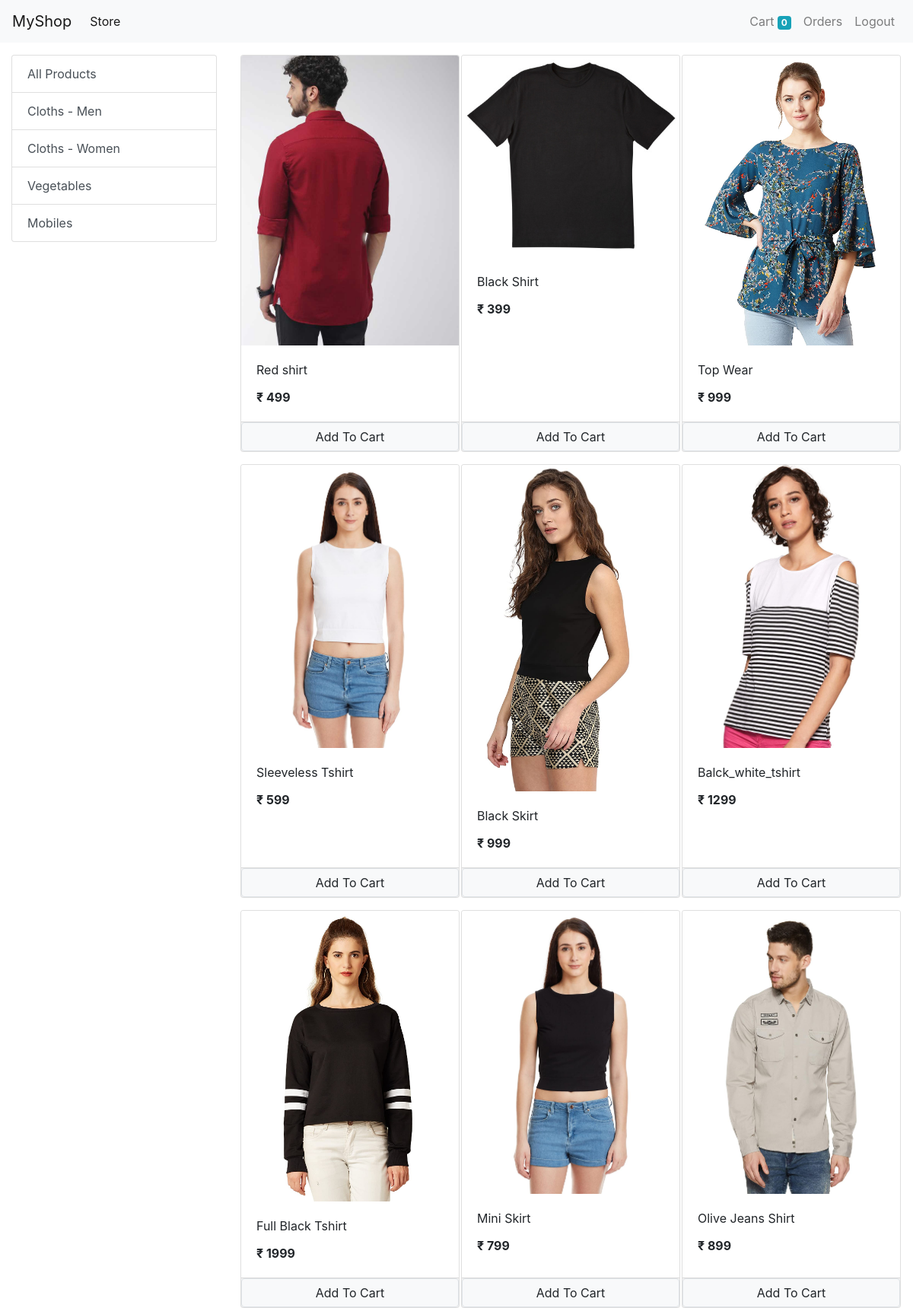
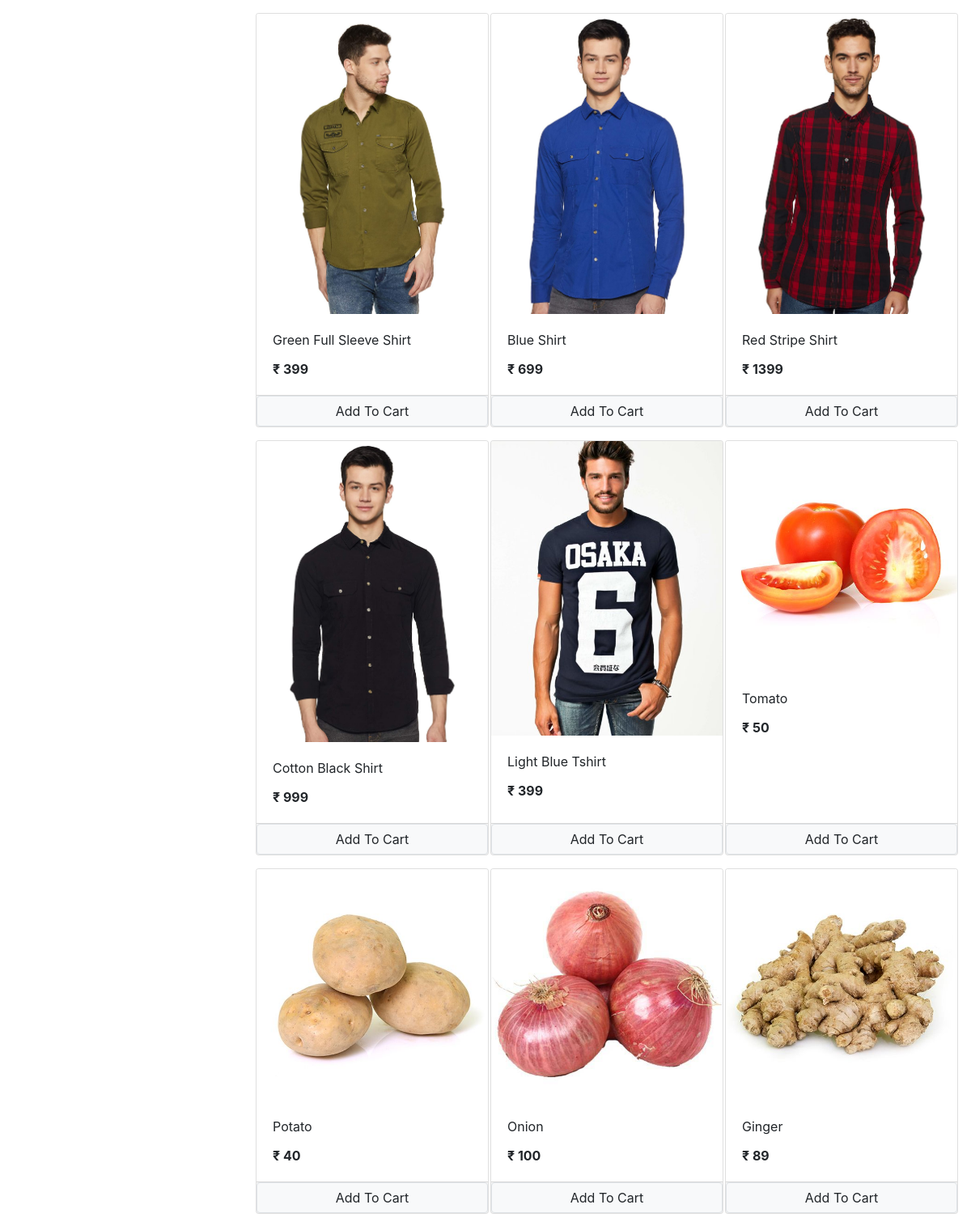
The page / (signed in, upper part) on the database its author committed (2 pictures, top to bottom).
### store/models/category.py (models this page shows, shortened)
class Category(models.Model):
    name = models.CharField(max_length=100)
    @staticmethod
    def get_all_categories():
        return Category.objects.all()

### store/models/product.py (models this page shows, shortened)
class Product(models.Model):
    name = models.CharField(max_length=200)
    category = models.ForeignKey(Category, on_delete=CASCADE, default=1)
    price = models.IntegerField(default=0)
    description = models.CharField(max_length=500, default='',null=True,blank=True)
    image = models.ImageField(upload_to='uploads/products/')
    category = models.ForeignKey(Category, on_delete=CASCADE, default=1)
    @staticmethod
    def get_all_products():
        return Product.objects.all()

### store/views/home.py (the view, shortened to what this page needs)
# urls.py: path('',home.Index.as_view(), name='homepage'),
class Index(View):
    def get(self, request):
        cart = request.session.get('cart')
        if not cart:
            request.session['cart'] = {}
        products = None
        categories = Category.get_all_categories()
        categoryId = request.GET.get('category') # here to see the request which we received by user
        if categoryId:
            products = Product.get_all_products_by_categoryid(categoryId)
        else:
            products = Product.get_all_products()
        data = {}
        data['products'] = products
        data['categories'] = categories
        print('You are: ',request.session.get('email'))
        return render(request, 'index.html', data )

### store/templatetags/cart.py (called while the page is built)
@register.filter(name='is_in_cart')
def is_in_cart(product, cart):
    keys = cart.keys()
    for id in keys:
        if int(id) == product.id:
            return True
    return False

### store/templatetags/custom_filter.py (called while the page is built)
@register.filter(name='currency')
def currency(number):
    return "₹ " + str(number)

### store/templates/index.html (shortened to what this page needs)
{% extends 'base.html' %}
{% block content %}
{% load cart %}
{% load custom_filter %}
    <div class="container-fluid mt-3">
        <div class="row">
            <div class="col-lg-3 mx-auto">
                <div class='list-group'>
                    <a href="/" class="list-group-item list-group-item-action "> All Products </a>
                    {% for category in categories %}
                        <a href="/?category= {{ category.id }}" class="list-group-item list-group-item-action "> {{ category.name }} </a>
                    {% endfor %}
                 </div>
            </div>
            <div id='products' class="col-lg-9 mx-auto">
                <div class="row mx-auto">
                {% for product in products %}
                    <div class="card mx-auto mb-3" id = '{{ product.id }}' style="width: 18rem;">
                        <img class="card-img-top" src="{{ product.image.url }}" alt="Card image cap">
                        <div class="card-body">
                            <p class="card-title">{{ product.name }}</p>
                            <p class="card-text"><b> {{ product.price|currency }} </b></p>
                        </div>
                        <div class ="card-footer p-0 no-gutters ">
                        {% if product|is_in_cart:request.session.cart %}
                            <div class="row no-gutters" >
                            <form action="/#{{ product.id }}" class = "col-2" method="POST">
                            {% csrf_token %}
                            <input hidden type="text" name = "product" value='{{ product.id }}'>
                            <input hidden type="text" name = "remove" value=' True '>
                            <input type="submit" value=" - " class="btn btn-block btn-secondary ">
                            </form>
                            <div class="text-center col">{{ product|cart_quantity:request.session.cart }} in cart</div>
                            <form action="/#{{ product.id }}" class = "col-2" method="POST">
                            {% csrf_token %}
                            <input hidden type="text" name = "product" value='{{ product.id }}'>
                            <input type="submit" value=" + " class="btn btn-block btn-secondary ">
                            </form>
                            </div>
                        {% else %}
                            <form action="/#{{ product.id }}" method="POST" class="btn-block">
                                <input href="#" type="submit" class="float-right btn-block btn-light border form-control " value="Add To Cart">
                            </form>
                        {% endif %}
                        </div>
                    </div>
                {% endfor %}
                </div>
            </div>
        </div>
    </div>
{% endblock %}

### rows shown on the page
Category: name "Cloths - Men"
Category: name "Cloths - Women"
Category: name "Vegetables"
Category: name "Mobiles"
Product: image (picture), name "Red shirt", price "₹ 499"
Product: image (picture), name "Black Shirt", price "₹ 399"
Product: image (picture), name "Top Wear", price "₹ 999"
Product: image (picture), name "Sleeveless Tshirt", price "₹ 599"
Product: image (picture), name "Black Skirt", price "₹ 999"
Product: image (picture), name "Balck_white_tshirt", price "₹ 1299"
Product: image (picture), name "Full Black Tshirt", price "₹ 1999"
Product: image (picture), name "Mini Skirt", price "₹ 799"
Product: image (picture), name "Olive Jeans Shirt", price "₹ 899"
Product: image (picture), name "Green Full Sleeve Shirt", price "₹ 399"
Product: image (picture), name "Blue Shirt", price "₹ 699"
Product: image (picture), name "Red Stripe Shirt", price "₹ 1399"
Product: image (picture), name "Cotton Black Shirt", price "₹ 999"
Product: image (picture), name "Light Blue Tshirt", price "₹ 399"
Product: image (picture), name "Tomato", price "₹ 50"
Product: {{ product.id }} 18 (drawn), image (picture), name "Potato", price "₹ 40"
Product: image (picture), name "Onion", price "₹ 100"
Product: image (picture), name "Ginger", price "₹ 89"

### other values the page prints
{{ request.session.cart.keys|length }} "0"
